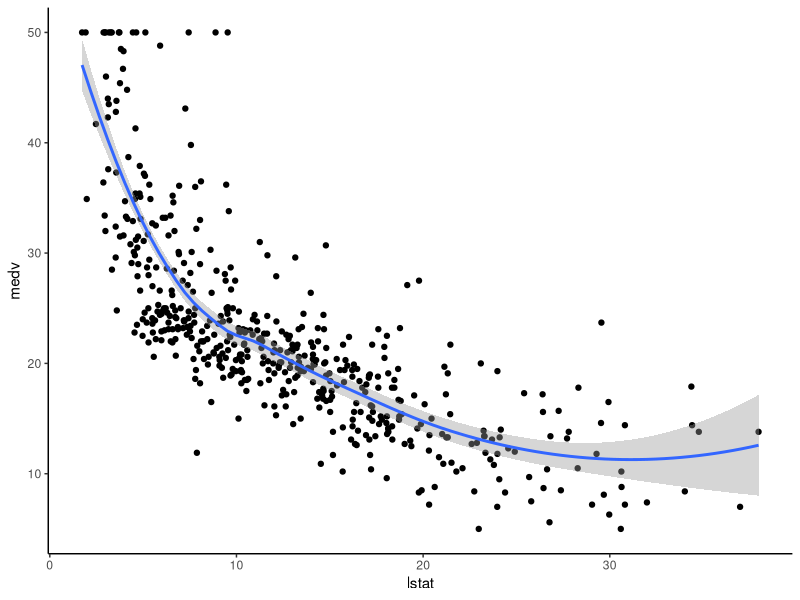
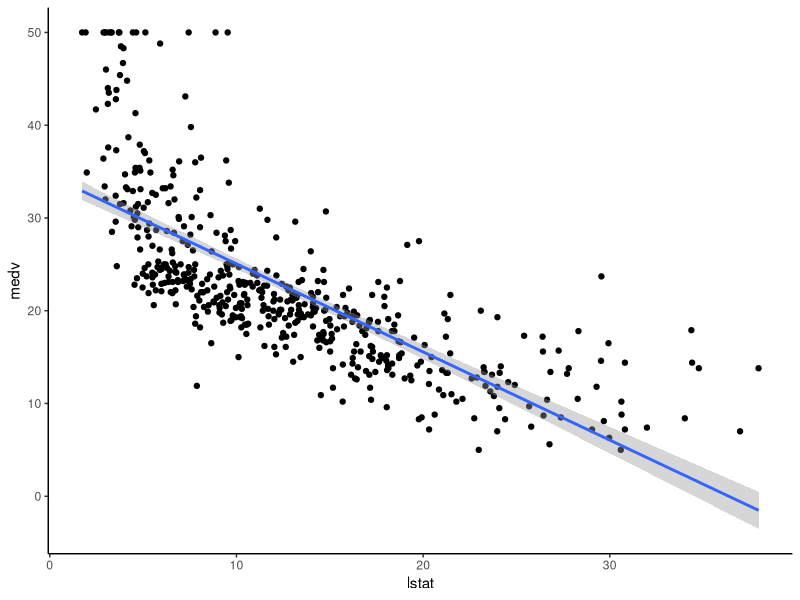
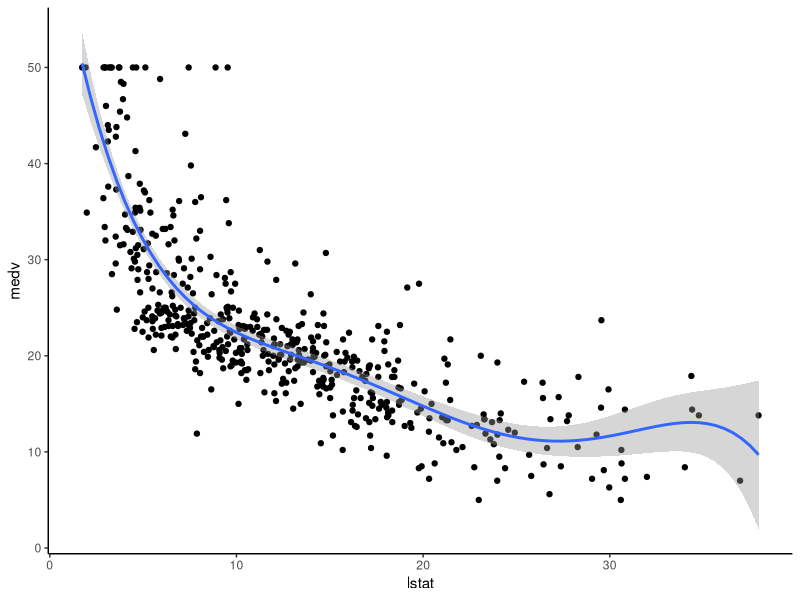
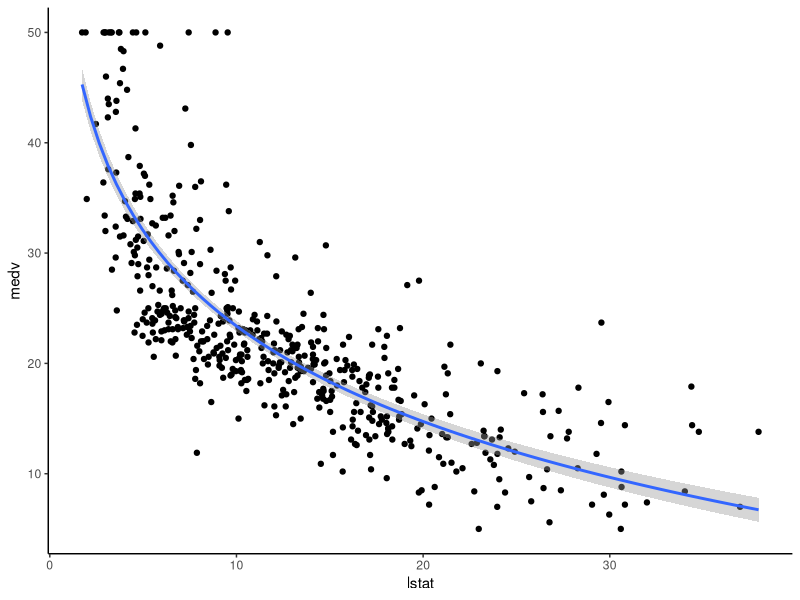
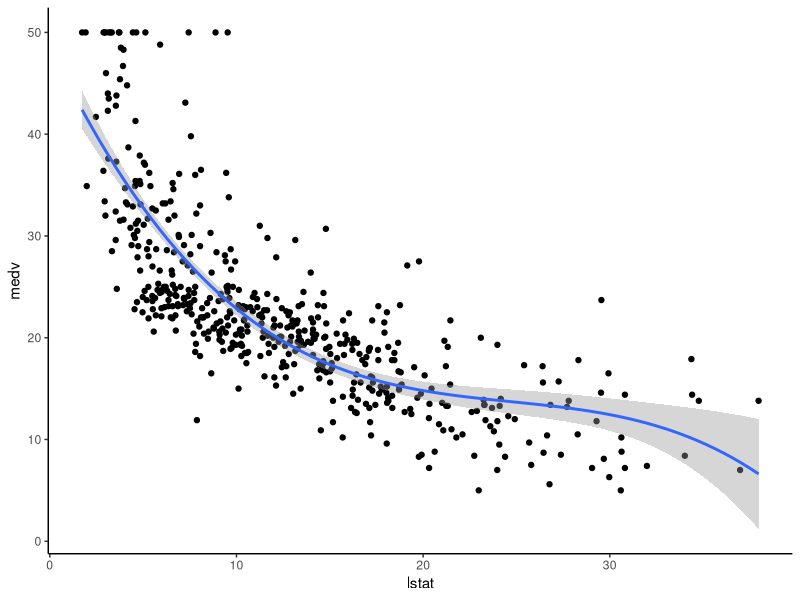
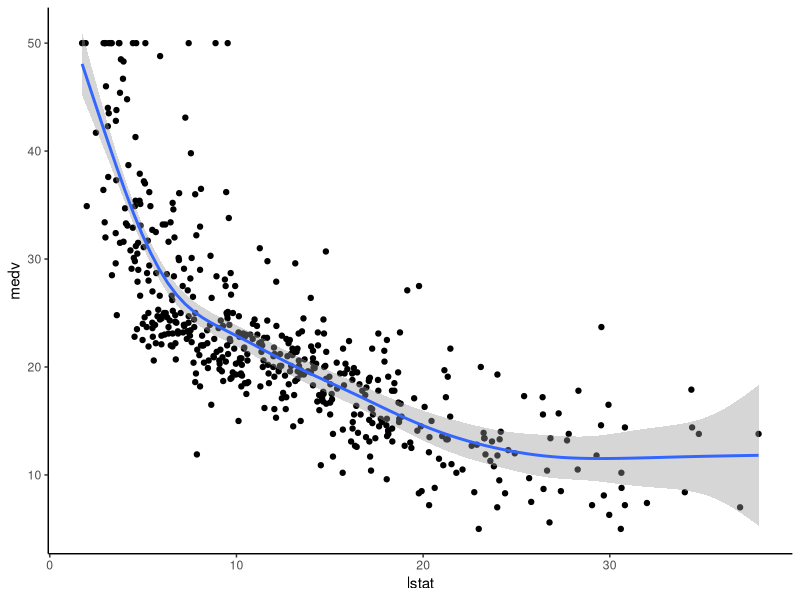

These figures' R source, in order:
## ---- chunk 1
knitr::opts_chunk$set(echo = TRUE)
## ---- chunk 2
library(tidyverse)
library(modelr)
theme_set(theme_classic())
## ---- chunk 3
data("Boston", package = "MASS")
## ---- chunk 4
ggplot(Boston, aes(lstat, medv) ) +
  geom_point() +
  stat_smooth()
## ---- chunk 5
model <- lm(medv ~ lstat, data = Boston)
## ---- chunk 6
linearmodel <- data.frame(
  name = 'Linear Regression model',
  R2 = rsquare(model, data=Boston),
  RMSE = rmse(model, data=Boston),
  MAE = mae(model, data=Boston)
)
linearmodel
## ---- chunk 7

ggplot(Boston, aes(lstat, medv) ) +
  geom_point() +
  stat_smooth(method = lm, formula = y ~ x)
## ---- chunk 8
lm(medv ~ lstat + I(lstat^2), data = Boston)
## ---- chunk 9
lm(medv ~ poly(lstat, 2, raw = TRUE), data = Boston)
## ---- chunk 10
lm(medv ~ poly(lstat, 6, raw = TRUE), data = Boston) %>%
  summary()
## ---- chunk 11
model <- lm(medv ~ poly(lstat, 5, raw = TRUE), data = Boston)
## ---- chunk 12
predictions <- model %>% predict(Boston)
## ---- chunk 13
polymodel <- data.frame(
  name = 'Polynomial Regression model',
  R2 = rsquare(model, data=Boston),
  RMSE = rmse(model, data=Boston),
  MAE = mae(model, data=Boston)
)
polymodel
## ---- chunk 14
ggplot(Boston, aes(lstat, medv) ) +
  geom_point() +
  stat_smooth(method = lm, formula = y ~ poly(x, 5, raw = TRUE))
## ---- chunk 15
model <- lm(medv ~ log(lstat), data = Boston)
## ---- chunk 16
predictions <- model %>% predict(Boston)
## ---- chunk 17
logmodel <- data.frame(
  name = 'Log Transform Regression model',
  R2 = rsquare(model, data=Boston),
  RMSE = rmse(model, data=Boston),
  MAE = mae(model, data=Boston)
)
logmodel
## ---- chunk 18
ggplot(Boston, aes(lstat, medv) ) +
  geom_point() +
  stat_smooth(method = lm, formula = y ~ log(x))
## ---- chunk 19
knots <- quantile(Boston$lstat, p = c(0.25, 0.5, 0.75))
## ---- chunk 20
library(splines)
## ---- chunk 21
knots <- quantile(Boston$lstat, p = c(0.25, 0.5, 0.75))
model <- lm (medv ~ bs(lstat, knots = knots), data = Boston)
## ---- chunk 22
predictions <- model %>% predict(Boston)
## ---- chunk 23
splinemodel <- data.frame(
  name = 'Splines model',
  R2 = rsquare(model, data=Boston),
  RMSE = rmse(model, data=Boston),
  MAE = mae(model, data=Boston)
)
splinemodel
## ---- chunk 24
ggplot(Boston, aes(lstat, medv) ) +
  geom_point() +
  stat_smooth(method = lm, formula = y ~ splines::bs(x, df = 3))
## ---- chunk 25
library(mgcv)
## ---- chunk 26
model <- gam(medv ~ s(lstat), data = Boston)
## ---- chunk 27
GAMmodel <- data.frame(
  name = 'Generalized additive model',
  R2 = rsquare(model, data=Boston),
  RMSE = rmse(model, data=Boston),
  MAE = mae(model, data=Boston)
)
GAMmodel
## ---- chunk 28
ggplot(Boston, aes(lstat, medv) ) +
  geom_point() +
  stat_smooth(method = gam, formula = y ~ s(x))
## ---- chunk 29
totalmodel <- do.call('rbind', list(linearmodel, polymodel, splinemodel, GAMmodel))
totalmodel
